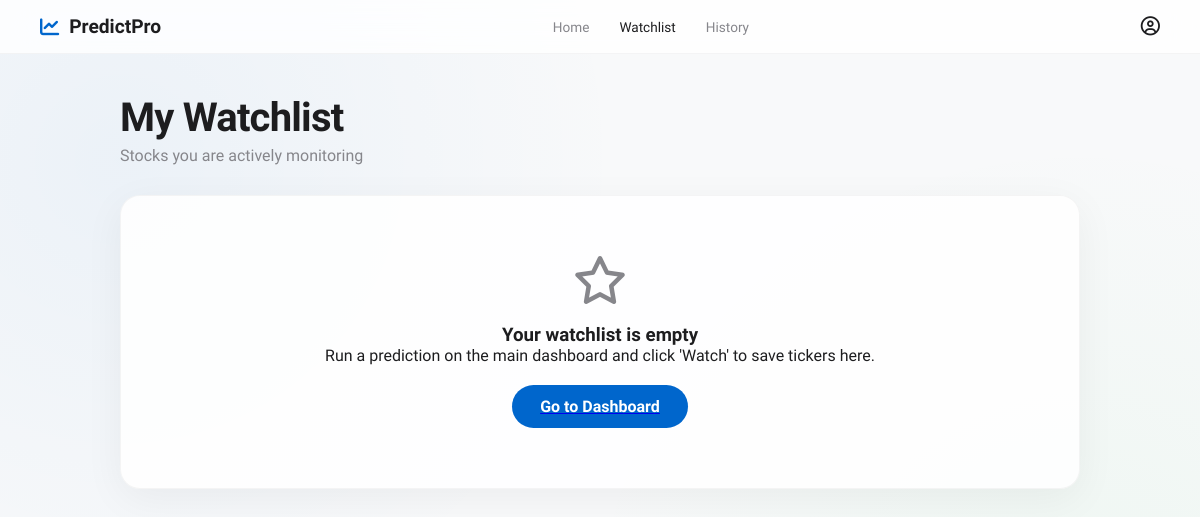
/watchlist, run on an earlier commit of the app's database.
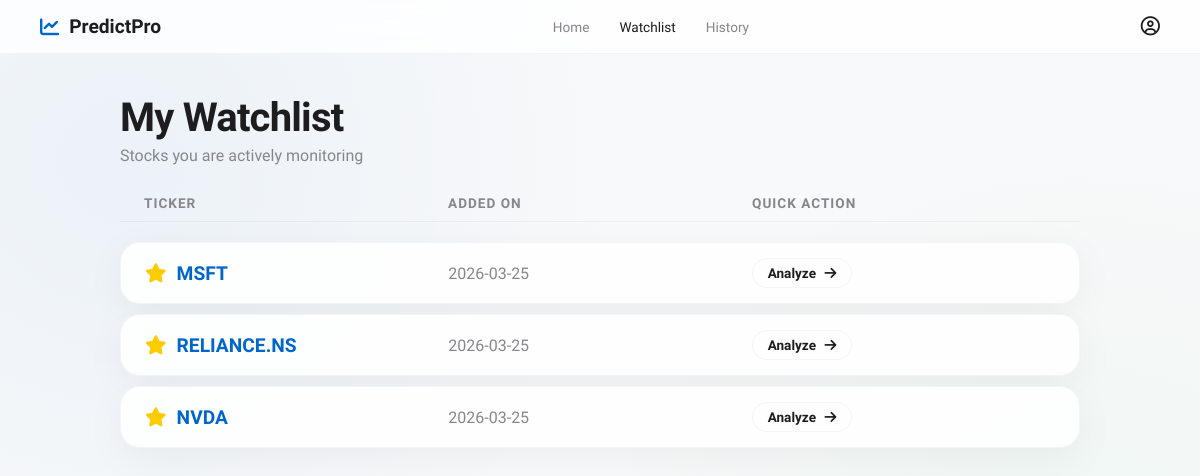
And on a later commit of the database.
### database.py (models this page shows)
class BaseModel(Model):
    class Meta:
        database = db

class WatchlistItem(BaseModel):
    ticker = CharField(unique=True)
    added_at = DateTimeField(default=datetime.now)

### app.py (the view)
@app.route('/watchlist')
def watchlist():
    db.connect(reuse_if_open=True)
    items = WatchlistItem.select().order_by(WatchlistItem.added_at.desc())
    watchlist_data = [{"ticker": item.ticker, "added": item.added_at.strftime('%Y-%m-%d')} for item in items]
    db.close()
    return render_template('watchlist.html', items=watchlist_data)

### templates/watchlist.html (shortened to what this page needs)
<!DOCTYPE html>
<html lang="en">
<head>
    <link rel="stylesheet" href="{{ url_for('static', filename='style.css') }}">
    <link rel="stylesheet" href="https://cdnjs.cloudflare.com/ajax/libs/font-awesome/6.4.0/css/all.min.css">
</head>
<body>
    <nav class="navbar">
        <div class="nav-logo" style="color: var(--accent-blue); display: flex; align-items: center; gap: 10px;">
            <i class="fa-solid fa-chart-line"></i>
            <span style="font-weight: 700; font-size: 1.2rem; color: var(--text-primary);">PredictPro</span>
        </div>
        <div class="nav-links">
            <a href="/">Home</a>
            <a href="/watchlist" class="active">Watchlist</a>
            <a href="/history">History</a>
        </div>
        <div class="nav-profile"><i class="fa-regular fa-user-circle"></i></div>
    </nav>
    <main class="page-container fade-in">
        <h1 class="page-title">My Watchlist</h1>
        <p class="page-subtitle">Stocks you are actively monitoring</p>
        {% if items %}
            <div class="grid-table">
                <div class="grid-header">
                    <div>Ticker</div>
                    <div>Added On</div>
                    <div>Quick Action</div>
                </div>
                {% for item in items %}
                    <div class="grid-row glass-widget">
                        <div style="font-weight: 700; font-size: 1.2rem; color: var(--accent-blue);">
                            <i class="fa-solid fa-star" style="color: #ffcc00; margin-right: 10px;"></i>{{ item.ticker }}
                        </div>
                        <div style="color: var(--text-secondary);">{{ item.added }}</div>
                        <div>
                            <a href="/?ticker={{ item.ticker }}" style="text-decoration: none;">
                                <button class="secondary-btn" style="padding: 6px 15px; font-size: 0.85rem;">
                                    Analyze <i class="fa-solid fa-arrow-right" style="margin-left: 5px;"></i>
                                </button>
                            </a>
                        </div>
                    </div>
                {% endfor %}
            </div>
        {% else %}
            <div class="empty-state glass-widget">
                <i class="fa-regular fa-star" style="font-size: 3rem; color: var(--text-secondary); margin-bottom: 20px;"></i>
                <h3>Your watchlist is empty</h3>
                <p>Run a prediction on the main dashboard and click 'Watch' to save tickers here.</p>
                <a href="/"><button class="primary-btn" style="margin-top: 20px;">Go to Dashboard</button></a>
            </div>
        {% endif %}
    </main>
</body>
</html>

### static/style.css (style rules this page uses)
:root { --bg-main: #f8f9fa; --text-primary: #1d1d1f; --text-secondary: #86868b; --accent-blue: #0066cc; --accent-hover: #0077ed; --card-bg: rgba(255, 255, 255, 0.85); --card-border: rgba(0, 0, 0, 0.04); --card-shadow: 0 10px 40px rgba(0, 0, 0, 0.05); --success: #34c759; --success-bg: rgba(52, 199, 89, 0.1); --danger: #ff3b30; --danger-bg: rgba(255, 59, 48, 0.1); --warning: #ffcc00; }
* { box-sizing: border-box; margin: 0; padding: 0; }
body { background-color: var(--bg-main); color: var(--text-primary); font-family: 'SF Pro Display', 'Inter', -apple-system, BlinkMacSystemFont, sans-serif; min-height: 100vh; display: flex; flex-direction: column; overflow-x: hidden; background-image: radial-gradient(circle at 10% 20%, rgba(0, 102, 204, 0.05) 0%, transparent 40%), radial-gradient(circle at 90% 80%, rgba(52, 199, 89, 0.05) 0%, transparent 40%); }
.navbar { display: flex; justify-content: space-between; align-items: center; padding: 15px 40px; background: rgba(255, 255, 255, 0.8); backdrop-filter: saturate(180%) blur(20px); -webkit-backdrop-filter: blur(20px); border-bottom: 1px solid var(--card-border); position: sticky; top: 0; z-index: 100; }
.nav-links { display: flex; gap: 30px; }
.nav-links a { text-decoration: none; color: var(--text-secondary); font-size: 0.85rem; font-weight: 500; transition: color 0.2s; }
.nav-links a:hover, .nav-links a.active { color: var(--text-primary); }
.nav-logo, .nav-profile { font-size: 1.2rem; color: var(--text-primary); cursor: pointer; }
.glass-widget { background: var(--card-bg); backdrop-filter: blur(20px); -webkit-backdrop-filter: blur(20px); border: 1px solid var(--card-border); border-radius: 20px; box-shadow: var(--card-shadow); padding: 24px; }
.fade-in { animation: slideUp 0.6s cubic-bezier(0.16, 1, 0.3, 1) forwards; }
.page-container { max-width: 1000px; margin: 40px auto; padding: 0 20px; width: 100%; flex: 1; }
.page-title { font-size: 2.5rem; letter-spacing: -0.02em; margin-bottom: 5px; }
.page-subtitle { color: var(--text-secondary); margin-bottom: 30px; }
.grid-table { display: flex; flex-direction: column; gap: 10px; width: 100%; }
.grid-header { display: grid; grid-template-columns: 1fr 1fr 1fr; padding: 0 24px 10px 24px; color: var(--text-secondary); font-size: 0.85rem; font-weight: 600; text-transform: uppercase; letter-spacing: 1px; border-bottom: 1px solid var(--card-border); margin-bottom: 10px; }
.grid-row { display: grid; grid-template-columns: 1fr 1fr 1fr; align-items: center; padding: 15px 24px; transition: transform 0.2s; }
.secondary-btn { background: transparent; border: 1px solid var(--card-border); color: var(--text-primary); padding: 8px 16px; border-radius: 20px; font-size: 0.9rem; font-weight: 600; font-family: inherit; cursor: pointer; transition: all 0.2s; }

What changed in the data, as far as the page shows it:
added WatchlistItem: ticker "MSFT", added "2026-03-25"
added WatchlistItem: ticker "RELIANCE.NS", added "2026-03-25"
added WatchlistItem: ticker "NVDA", added "2026-03-25"
Also different on the page:
text no longer shown: "Your watchlist is empty Run a prediction on the main dashboard and click 'Watch' to save tickers here. Go to Dashboard"
text now shown: "TICKER ADDED ON QUICK ACTION"
